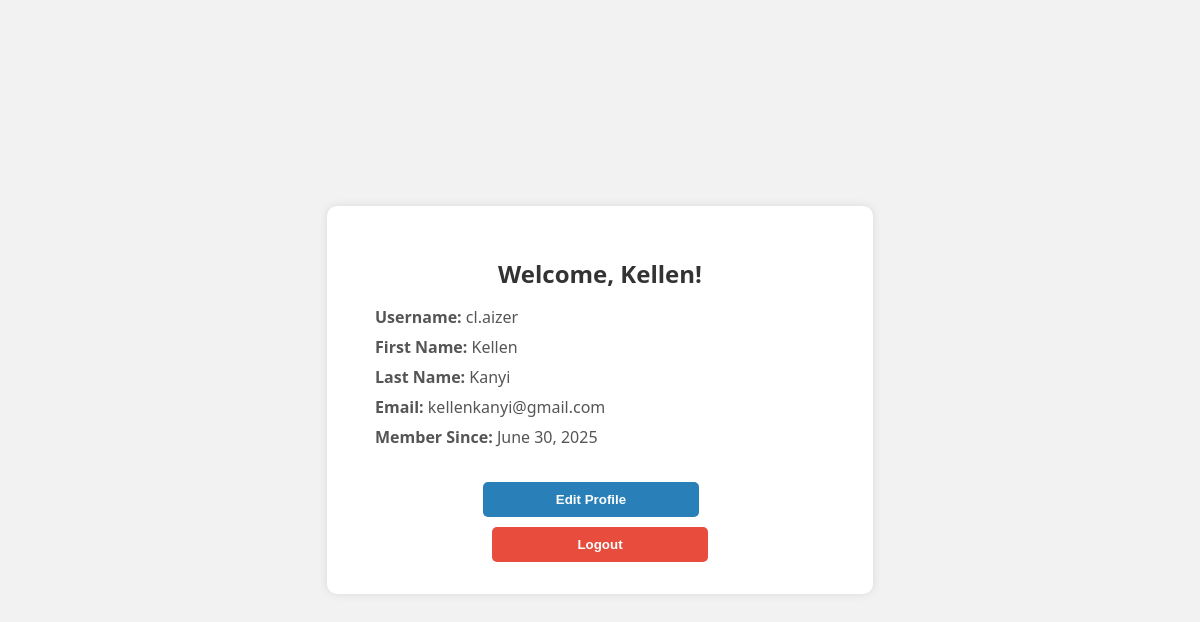
/users/profile/ (signed in), run on the app's committed database.
### users/models.py (models this page shows, shortened)
class User(AbstractBaseUser, PermissionsMixin):
    first_name = models.CharField(max_length=30, blank=True)
    last_name = models.CharField(max_length=30, blank=True)
    username = models.CharField(max_length=150, unique=True)
    email = models.EmailField(unique=True)
    is_active = models.BooleanField(default=True)
    is_staff = models.BooleanField(default=False)
    date_joined = models.DateTimeField(default=timezone.now)
    objects = CustomUserManager()
    USERNAME_FIELD = 'username'
    REQUIRED_FIELDS = ['email', 'first_name', 'last_name']

### users/views.py (the view)
# urls.py: path('profile/', views.user_profile, name='profile'),
@login_required
def user_profile(request):
    return render(request,'users/user_profile.html')

### users/templates/users/user_profile.html (shortened to what this page needs)
<!DOCTYPE html>
<html>
<head>
</head>
<body>
    <div class="profile-container">
        <h2>Welcome, {{ user.first_name }}!</h2>
        <div class="profile-info">
            <p><strong>Username:</strong> {{ user.username }}</p>
            <p><strong>First Name:</strong> {{ user.first_name }}</p>
            <p><strong>Last Name:</strong> {{ user.last_name }}</p>
            <p><strong>Email:</strong> {{ user.email }}</p>
            <p><strong>Member Since:</strong> {{ user.date_joined|date:"F d, Y" }}</p>
        </div>
        <div>
            <a href="{% url 'edit_profile' %}"><button class="btn btn-edit">Edit Profile</button></a>
            <a href="{% url 'logout' %}"><button class="btn btn-logout">Logout</button></a>
        </div>
    </div>
</body>
</html>

### users/templates/users/user_profile.html (style rules this page uses)
body { font-family: 'Segoe UI', sans-serif; background-color: #f2f2f2; display: flex; justify-content: center; align-items: center; height: 100vh; margin: 0; }
.profile-container { background-color: white; padding: 2rem 3rem; border-radius: 10px; box-shadow: 0 0 10px rgba(0, 0, 0, 0.1); max-width: 450px; width: 100%; text-align: center; }
h2 { color: #333; margin-bottom: 1rem; }
.profile-info { margin-bottom: 1.5rem; text-align: left; }
.profile-info p { margin: 8px 0; font-size: 16px; color: #555; }
.btn { width: 48%; padding: 10px; font-weight: bold; border: none; border-radius: 5px; cursor: pointer; color: white; margin-top: 10px; }
.btn-edit { background-color: #2980b9; margin-right: 4%; }
.btn-logout { background-color: #e74c3c; }

### data on the page
User: first_name "Kellen", username "cl.aizer", last_name "Kanyi", email "kellenkanyi@gmail.com", date_joined "June 30, 2025"
